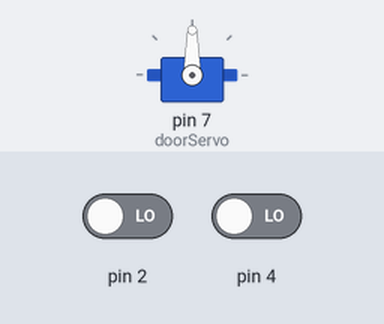
Bench run of a sketch on a simulated Arduino Uno, built with avr-gcc and run on an emulated ATmega328P. Shown: servo. Inputs (shaded band) come from the test bench; at power-on: pin 2 LOW, pin 4 LOW.

Above: at 1.2 s.
1.3 s: pin 2 driven HIGH
4.3 s: pin 2 driven LOW
At 5.6 s:
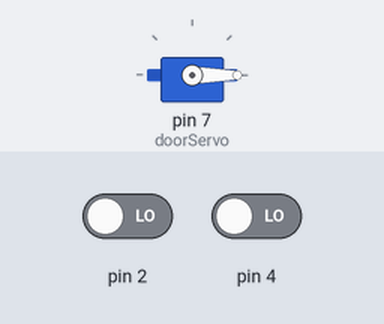
6.8 s: pin 4 driven HIGH
At 7.9 s:
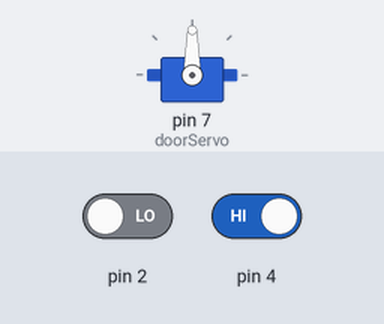
9.8 s: pin 4 driven LOW
At 12.2 s:
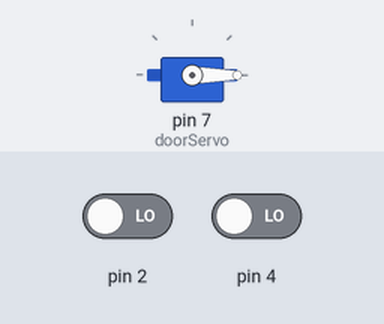
Timing chart, 0 to 13.3 s (numbered marks = the images above; inputs shaded):
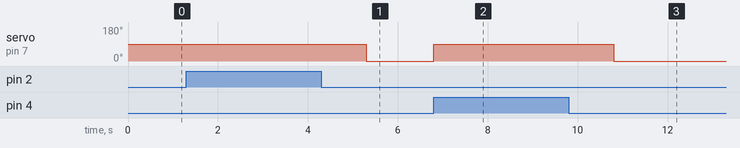

Measured:
- after the input at 4.3 s, servo on pin 7 (doorServo): 90° → 0° after 1.0 s
- after the input at 6.8 s, servo on pin 7 (doorServo): 0° → 90° at once
- after the input at 9.8 s, servo on pin 7 (doorServo): 90° → 0° after 1.0 s

The sketch:

Door.ino
```cpp
#include <Servo.h>
Servo doorServo;
void setup(){
  pinMode(2, INPUT);
  pinMode(4, INPUT);
  doorServo.attach(7);
}
void loop(){

  if(digitalRead(2) == HIGH || digitalRead(4) == HIGH){
    doorServo.write(90);
    delay(2000);
    doorServo.write(0);
  }
}
```
